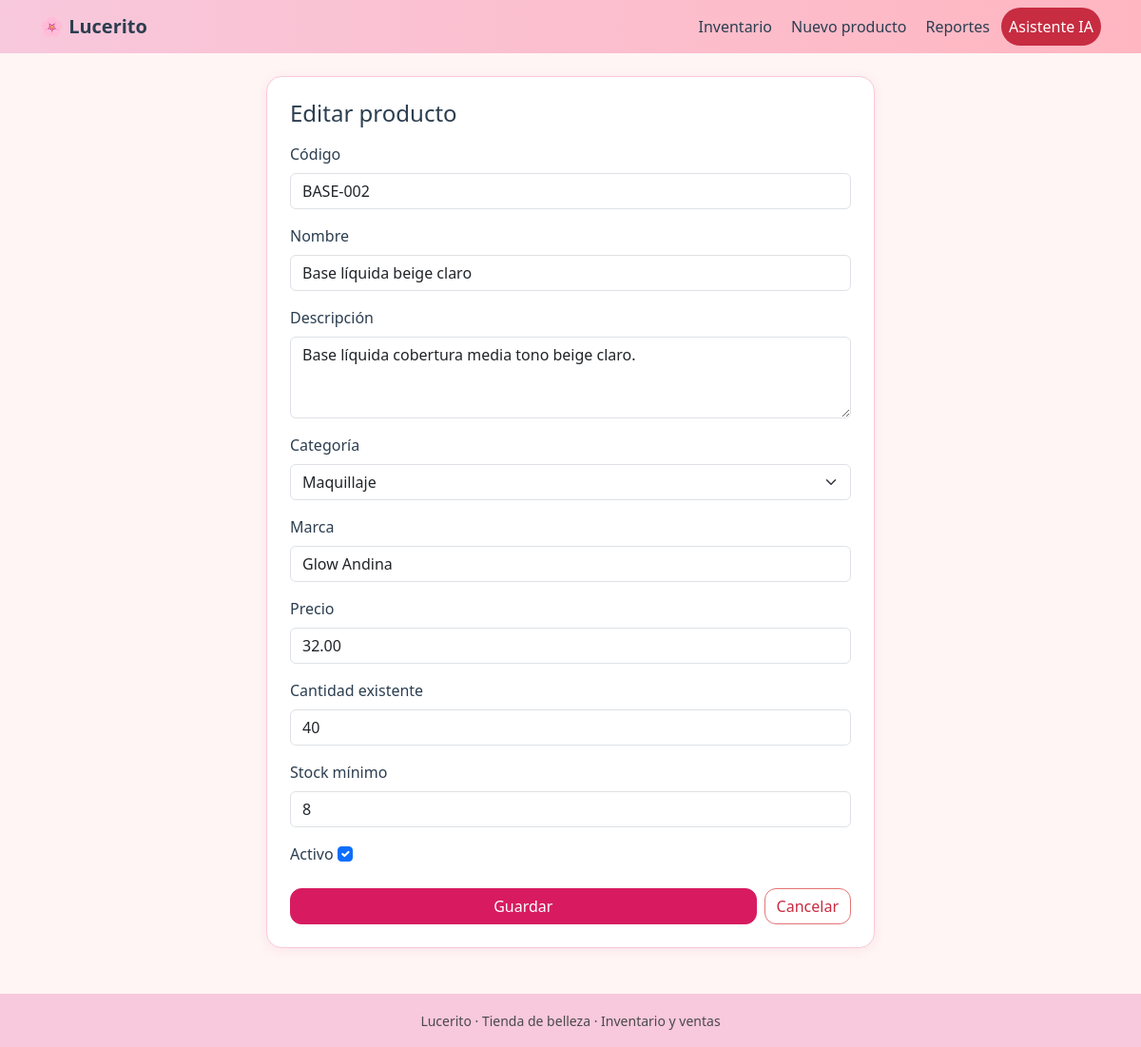
The page /producto/2/editar/ on the database its author committed.
### inventario/models.py (models this page shows, shortened)
class Producto(models.Model):
    CATEGORIAS = [
        ('Maquillaje', 'Maquillaje'),
        ('Cuidado facial', 'Cuidado facial'),
        ('Cuidado capilar', 'Cuidado capilar'),
        ('Cuidado corporal', 'Cuidado corporal'),
        ('Perfumería', 'Perfumería'),
        ('Uñas', 'Uñas'),
        ('Accesorios de belleza', 'Accesorios de belleza'),
    ]
    id = models.AutoField(primary_key=True)
    codigo = models.CharField(max_length=30, unique=True, verbose_name='Código')
    nombre = models.CharField(max_length=120, verbose_name='Nombre')
    descripcion = models.TextField(blank=True, verbose_name='Descripción')
    categoria = models.CharField(max_length=30, choices=CATEGORIAS, verbose_name='Categoría')
    marca = models.CharField(max_length=80, blank=True, verbose_name='Marca')
    precio = models.DecimalField(
        max_digits=10, decimal_places=2,
        validators=[MinValueValidator(0)], verbose_name='Precio',
    )
    cantidad_existente = models.IntegerField(
        validators=[MinValueValidator(0)], verbose_name='Cantidad existente',
    )
    stock_minimo = models.IntegerField(
        validators=[MinValueValidator(0)], verbose_name='Stock mínimo',
    )
    estado = models.BooleanField(default=True, verbose_name='Activo')
    fecha_registro = models.DateTimeField(auto_now_add=True, verbose_name='Fecha de registro')
    class Meta:
        ordering = ['nombre']
        verbose_name = 'Producto'
        verbose_name_plural = 'Productos'

### inventario/views.py (the view)
# urls.py: path('producto/<int:pk>/editar/', views.producto_update, name='producto_update'),
def producto_update(request, pk):
    producto = get_object_or_404(Producto, pk=pk)
    if request.method == 'POST':
        form = ProductoForm(request.POST, instance=producto)
        if form.is_valid():
            form.save()
            messages.success(request, 'Producto actualizado con éxito.')
            return redirect('producto_list')
        messages.error(request, 'No se pudo actualizar el producto. Revisa los errores.')
    else:
        form = ProductoForm(instance=producto)
    return render(request, 'inventario/producto_form.html', {'form': form, 'accion': 'Editar'})

### inventario/templates/inventario/producto_form.html (shortened to what this page needs)
{% extends 'inventario/base.html' %}
{% block content %}
<div class="card-lucerito p-4 mx-auto form-lucerito">
  <h1 class="h4 mb-3">{{ accion }} producto</h1>
  <form method="post" novalidate>
    {% for field in form %}
      <div class="mb-3">
        <label class="form-label" for="{{ field.id_for_label }}">{{ field.label }}</label>
        {{ field }}
      </div>
    {% endfor %}
    <div class="d-flex gap-2">
      <button type="submit" class="btn btn-lucerito flex-fill">Guardar</button>
      <a href="{% url 'producto_list' %}" class="btn btn-outline-lucerito">Cancelar</a>
    </div>
  </form>
</div>
{% endblock %}

### inventario/static/inventario/css/styles.css (style rules this page uses)
:root { --rosa-suave: #F8C8DC; --rosa-claro: #FFB6C1; --crema: #FFF5F5; --fondo: #FAFAFA; --carmesi: #C72C41; --vino: #D81B60; --rosa-medio: #E57373; --texto: #2C3E50; --gris: #4A4A4A; }
body { background: var(--crema); color: var(--texto); font-family: 'Segoe UI', system-ui, sans-serif; }
.card-lucerito { background: #fff; border: 1px solid var(--rosa-suave); border-radius: 16px; box-shadow: 0 2px 12px rgba(199,44,65,.08); }
.btn-lucerito { background: var(--vino); border-color: var(--vino); color: #fff; border-radius: 12px; }
.btn-outline-lucerito { border: 1px solid var(--rosa-medio); color: var(--carmesi); border-radius: 12px; }
.form-lucerito { max-width: 640px; }

### rows shown on the page
Producto: form "BASE-002" "Base líquida beige claro" "Base líquida cobertura media tono beige claro." "Maquillaje" "Glow Andina" "32.00" "40" "8" "☑"

### other values the page prints
{{ accion }} "Editar"
{{ field.label }} "Código" "Nombre" "Descripción" "Categoría" "Marca" "Precio" "Cantidad existente" "Stock mínimo" "Activo"
